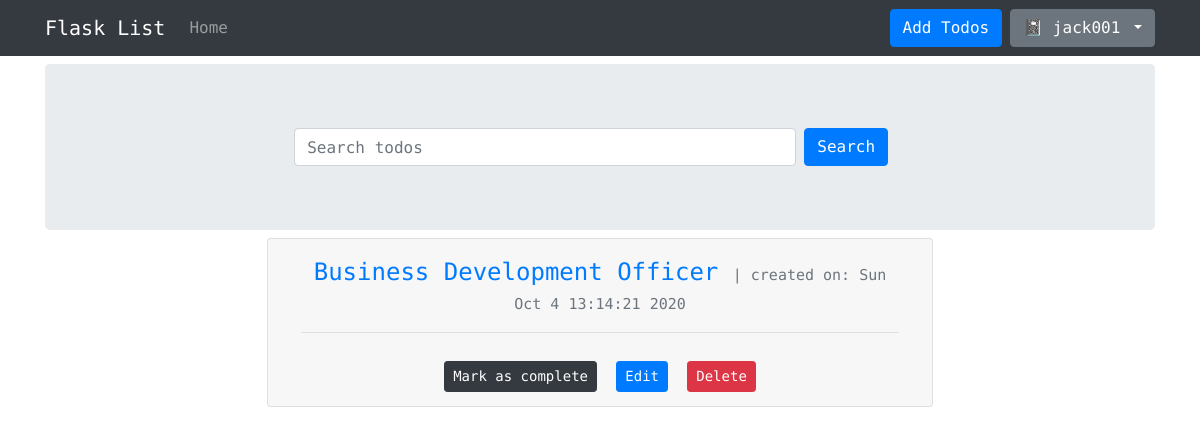
The page /list/1 (signed in) on the database as committed earlier.
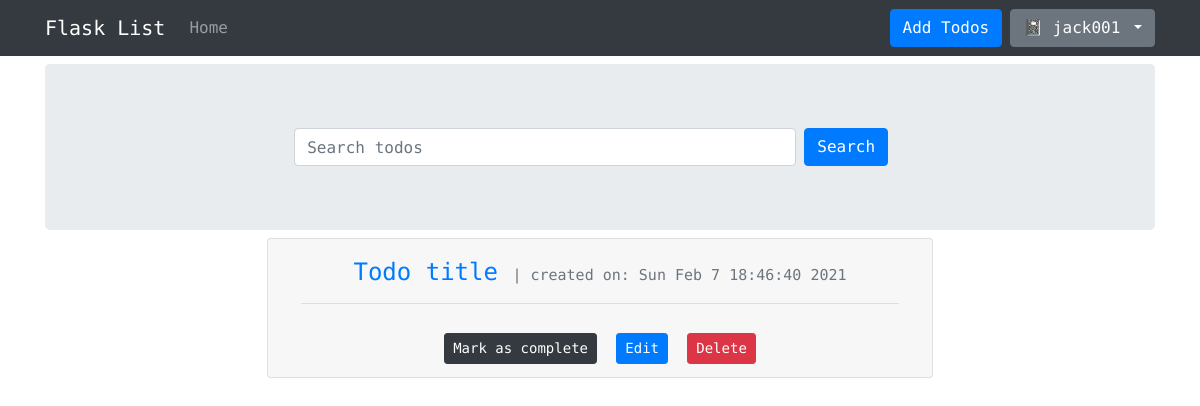
The same page on the database as committed later.
### ListProject/models.py (models this page shows, shortened)
class User(db.Model, UserMixin):
    __tablename__ = 'users'
    id = db.Column(db.Integer, primary_key=True)
    email = db.Column(db.String(50), unique=True, nullable=False)
    username = db.Column(db.String(50), unique=True, nullable=False)
    password_hash = db.Column(db.String(128), nullable=False)
    tasks = db.relationship('Todo', backref='author', lazy=True)

class Todo(db.Model):
    __tablename__ = 'todos'
    id = db.Column(db.Integer, primary_key=True)
    title = db.Column(db.String(30), nullable=False)
    description = db.Column(db.Text, nullable=False)
    date_posted = db.Column(db.DateTime, default=datetime.utcnow)
    user_id = db.Column(db.Integer, db.ForeignKey('users.id'), nullable=False)
    def render_todo(self):
        return {'id': self.id,
                'title': self.title,
                'description': self.description,
                'post_date': self.date_posted,
                'author': self.user_id}

### main.py (the view)
@app.route('/list/<int:user_id>')
@login_required
def list(user_id):
    user = User.query.get_or_404(user_id)
    todos = user.tasks
    todo_list = []
    for todo in todos:
        n_todo = todo.render_todo()
        todo_list.append(n_todo)
    return render_template('list.html', todo_list=todo_list)

### ListProject/models.py (called while the page is built)
@login_manager.user_loader
def load_user(user_id):
    return User.query.get(user_id)

### ListProject/templates/list.html (shortened to what this page needs)
{% extends "base.html" %}
{% block content %}
{% if todo_list |length >= 1 %}
  {% include 'includes/search.html' %}
  <div class="text-center my-2">
  {% for todo in todo_list %}
    {% if current_user.id == todo['author'] %}
      <div class="accordion my-2" id="accordionExample">
          <div class="card my-2">
            <div class="card-header" id="headingOne">
              <h2 class="mb-0">
                <button id="td-h" class="btn btn-link btn-block text-left" type="button" data-toggle="collapse" data-target="#collapse{{ todo['id'] }}" aria-expanded="true" aria-controls="collapse{{ todo['id'] }}">
                  <h4 style="text-align: center;">{{ todo['title'] }} <small class="text-muted" style="font-size: 15px;"> | created on: {{ todo['post_date'].strftime("%c") }}</small></h4><hr>
                  <button class="btn btn-dark btn-sm" id="cpl-btn">Mark as complete</button>
                  <a href="/todo/{{ todo['id'] }}/edit" class="btn btn-primary btn-sm">Edit</a>
                  {% include 'includes/modal.html' %}
                </button>
              </h2>
            </div>
          </div>
        </div>
    {% endif %}
  {% endfor %}
{% else %}
  {% include 'includes/none.html' %}
  </div>
{% endif %}
{% endblock %}

### ListProject/templates/base.html (shortened to what this page needs)
<!doctype html>
<html lang="en">
  <head>
    <link rel="stylesheet" href="https://stackpath.bootstrapcdn.com/bootstrap/4.5.2/css/bootstrap.min.css">
    <link type="text/css" rel="stylesheet" href="{{ url_for('static', filename='style.css') }}">
  </head>
  <body>
    {% include 'includes/navbar.html' %}
    <div class="container">
        {% block content %}
        {% endblock %}
    </div>
  </body>
</html>

### ListProject/templates/includes/navbar.html (shortened to what this page needs)
<nav class="navbar navbar-expand-lg navbar-dark bg-dark">
  <div class="container">
      <a class="navbar-brand" href="{{ url_for('index') }}">Flask List</a>
      <div class="collapse navbar-collapse" id="navbarSupportedContent">
        <ul class="navbar-nav mr-auto">
          <li class="nav-item">
            <a class="nav-link" href="{{ url_for('index') }}">Home </a>
          </li>
        </ul>
          <ul class="nav navbar-nav navbar-right">
            {% if current_user.is_authenticated %}
                <a style="margin: auto;" href="/add" class="btn btn-primary mx-2">Add Todos</a>
                <div class="dropdown">
                  <button class="btn btn-secondary dropdown-toggle" type="button" id="dropdownMenuButton" data-toggle="dropdown" aria-haspopup="true" aria-expanded="false">
                    📓 {{ current_user.username }}
                  </button>
                </div>
                {% else %}
                <li><a href="{{ url_for('register') }}" style="color: #fff;" class="mx-2"><span class="glyphicon glyphicon-user"></span> Sign Up</a></li>
                <li><a href="{{ url_for('login') }}" style="color: #fff;" ><span class="glyphicon glyphicon-log-in"></span> Login</a></li>
            {% endif %}
      </div>
  </div>
</nav>

### ListProject/templates/includes/search.html
<div class="jumbotron text-center my-2">
    <form class="form-inline my-2 my-lg-0" id="search-fm">
      <input class="form-control mx-2" style="width: 80%;" type="search" placeholder="Search todos" aria-label="Search">
      <button class="btn btn-primary my-2 my-sm-0" type="submit">Search</button>
    </form>
</div>

### ListProject/templates/includes/modal.html (shortened to what this page needs)
<button type="button" class="btn btn-danger btn-sm" data-toggle="modal" data-target="#todo{{ todo['id'] }}">
  Delete
</button>

### ListProject/static/style.css (style rules this page uses)
* { font-family: 'Roboto Mono', monospace; }
#accordionExample, .alert-success, #editForm, #loginForm, #regForm { width: 60%; }
#loginForm, #sign-form, #addForm, #accordionExample, #editForm, #search-fm { width: 60%; margin: 10px auto; }

Rows that differ between the two databases and show on the page:
removed Todo: title "Business Development Officer", post_date "Sun Oct 4 13:14:21 2020"
added Todo: title "Todo title", post_date "Sun Feb 7 18:46:40 2021"
